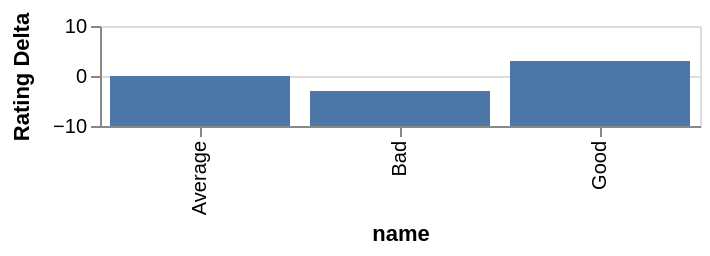

Specify this chart in Vega-Lite:
### Vega specification from a JSON file in a GitHub repository (floating-point values rounded to 4 significant figures)
{"$schema": "https://vega.github.io/schema/vega/v3.0.json", "description": "Bar graph showing how each film differs from the average rating for that year", "autosize": "pad", "padding": 5, "width": 300, "height": 50, "style": "cell", "data": [{"name": "source_0", "values": [{"name": "Good", "Rating": 9, "Year": 2016}, {"name": "Bad", "Rating": 3, "Year": 2016}, {"name": "Average", "Rating": 5, "Year": 2015}]}, {"name": "data_0", "source": "source_0", "transform": [{"type": "window", "params": [null], "as": ["AverageYearRating"], "ops": ["mean"], "fields": ["Rating"], "frame": [null, null], "groupby": ["Year"], "sort": {"field": [], "order": []}}, {"type": "formula", "expr": "datum.Rating - datum.AverageYearRating", "as": "RatingDelta"}, {"type": "filter", "expr": "datum[\"RatingDelta\"] !== null && !isNaN(datum[\"RatingDelta\"])"}]}], "marks": [{"name": "layer_0_marks", "type": "rect", "clip": true, "style": ["bar"], "from": {"data": "data_0"}, "encode": {"update": {"fill": {"value": "#4c78a8"}, "x": {"scale": "x", "field": "name"}, "width": {"scale": "x", "band": true}, "y": {"scale": "y", "field": "RatingDelta"}, "y2": {"field": {"group": "height"}}}}}], "scales": [{"name": "x", "type": "band", "domain": {"data": "data_0", "field": "name", "sort": true}, "range": [0, {"signal": "width"}], "paddingInner": 0.1, "paddingOuter": 0.05}, {"name": "y", "type": "linear", "domain": [-10, 10], "range": [{"signal": "height"}, 0], "nice": true, "zero": false}], "axes": [{"scale": "x", "orient": "bottom", "labelOverlap": true, "title": "name", "zindex": 1, "encode": {"labels": {"update": {"angle": {"value": 270}, "align": {"value": "right"}, "baseline": {"value": "middle"}}}}}, {"title": "Rating Delta", "scale": "y", "orient": "left", "labelOverlap": true, "tickCount": {"signal": "ceil(height/40)"}, "zindex": 1}, {"scale": "y", "orient": "left", "domain": false, "grid": true, "labels": false, "maxExtent": 0, "minExtent": 0, "tickCount": {"signal": "ceil(height/40)"}, "ticks": false, "zindex": 0, "gridScale": "x"}], "config": {"axisY": {"minExtent": 30}}}
